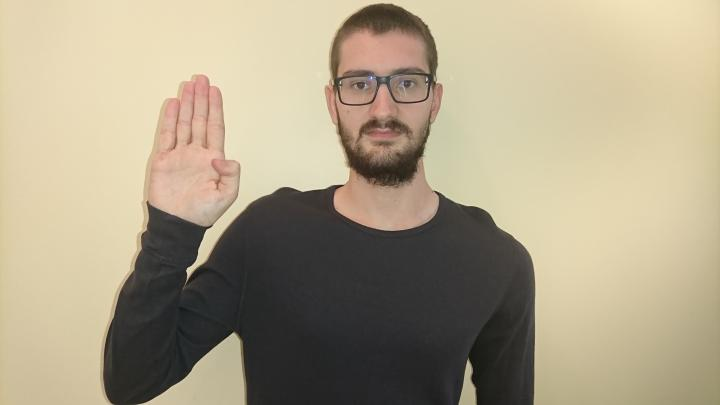
#> input picture pretraitement/test1.jpg, 720 x 405 px
$ python -i squelette.py   (imports and definitions only)
#> lines starting #> are read from the running program, lines starting #| are printed output that depends on the picture
#> further down, picture is the input picture: shape (405, 720, 3); mean B, G, R 134.9, 159.4, 170.9
# -*- coding: utf-8 -*-
"""
Created on Mon May 18 18:57:40 2020

@author: Arthu
"""


# Import the necessary libraries
import cv2
import numpy as np

def find_skeleton2(img):
    skeleton = np.zeros(img.shape,np.uint8)
    eroded = np.zeros(img.shape,np.uint8)
    temp = np.zeros(img.shape,np.uint8)

    _,thresh = cv2.threshold(img,127,255,0)
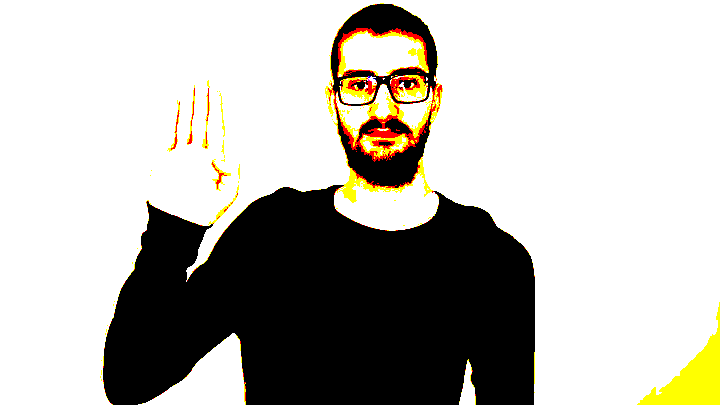
#> thresh: shape (405, 720, 3); mean B, G, R 175.6, 182.2, 184.7

    kernel = cv2.getStructuringElement(cv2.MORPH_CROSS,(3,3))

    iters = 0
    while(True):
        cv2.erode(thresh, kernel, eroded)
        cv2.dilate(eroded, kernel, temp)
        cv2.subtract(thresh, temp, temp)
        cv2.bitwise_or(skeleton, temp, skeleton)
        thresh = eroded.copy()

        iters += 1
        if cv2.countNonZero(thresh) == 0:
            return (skeleton,iters)
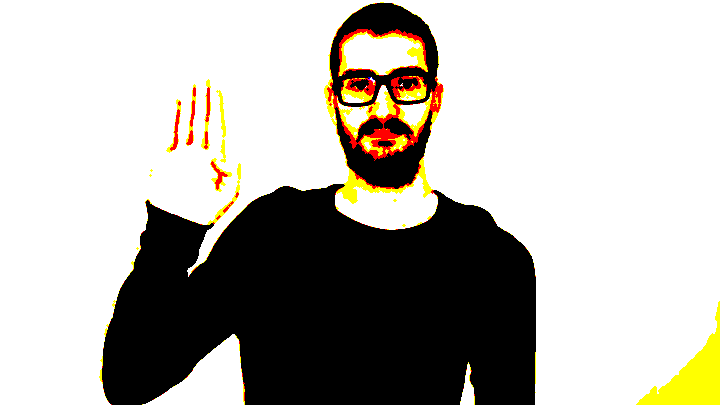
#> eroded: shape (405, 720, 3); mean of channels 0, 1, 2 172.1, 179.1, 182.2; drawn as B, G, R
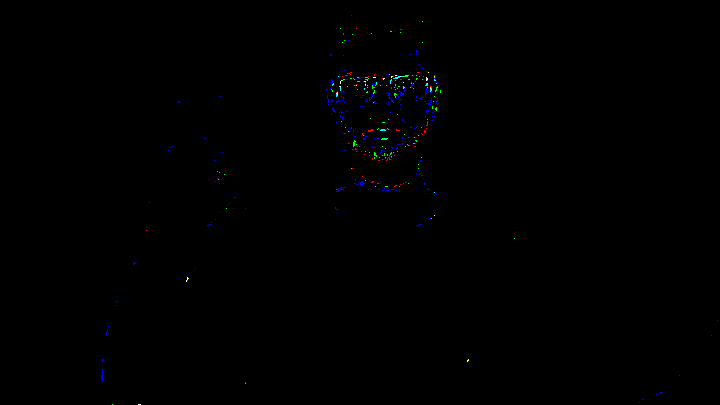
#> skeleton: shape (405, 720, 3); mean of channels 0, 1, 2 0.5, 0.3, 0.2; drawn as B, G, R
#> after the loop, iters = 1

>>> import cv2
>>> picture = cv2.imread('test1.jpg')
#> (the run stopped early here; a loop or call above may not have finished)
